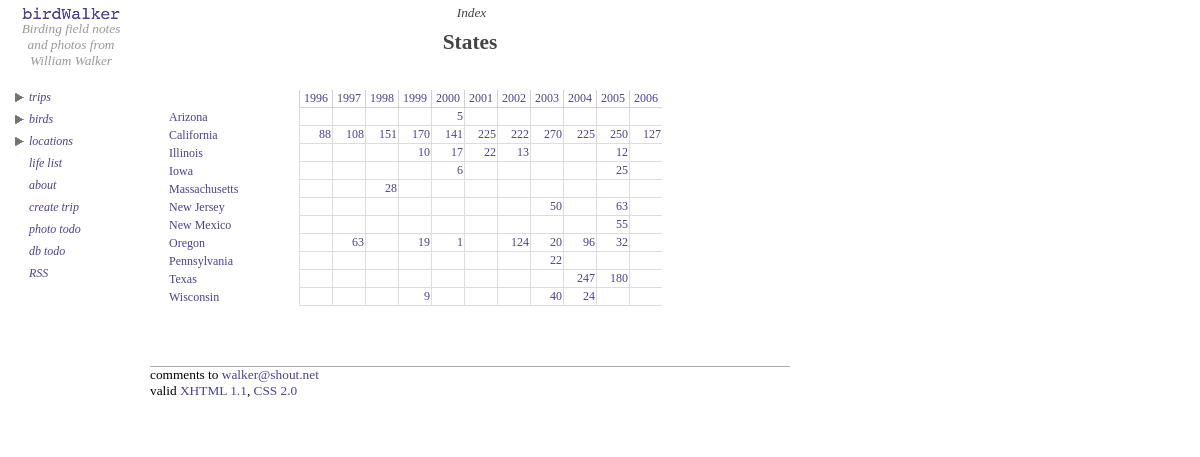
The app's page /stateindex.php with its own data.
### tables this page shows
CREATE TABLE state (
  objectid mediumint(9) NOT NULL auto_increment,
  Name varchar(16) default NULL,
  Abbreviation varchar(16) default NULL,
  Notes text,
  PRIMARY KEY  (objectid)
) TYPE=MyISAM;

### stateindex.php (the view, shortened to what this page needs)
<?php
require_once("./birdwalker.php");
require_once("./request.php");
$stateStats = performQuery("Get State Statistics",
  "SELECT
    location.State,
    count(distinct sighting.SpeciesAbbreviation) AS SpeciesCount,
    year(sighting.TripDate) AS theyear
  FROM location, sighting
  WHERE sighting.LocationName=location.Name
  GROUP BY location.State, theyear
  ORDER BY State, theyear");
$visitedStatesQuery = performQuery("Get List of visited States",
    "SELECT DISTINCT(state.objectid)
      FROM state, location, sighting
      WHERE state.Abbreviation=location.State and location.Name=sighting.LocationName ORDER BY state.Name");
while ($info = mysql_fetch_array($stateStats))
{
	$state = $info["State"];
	$year = $info["theyear"];
	$speciesCount = $info["SpeciesCount"];
	$table[$state][$year] = $speciesCount;
}
?>
    <div class="topright">
      <div class="pagesubtitle">Index</div>
      <div class="pagetitle">States</div>
	</div>
    <div class="contentright">
<table class=metadata cellpadding=1 cellspacing=0 width=80%>
  <tr><td></td><? insertYearLabels() ?></tr>
<? while ($info = mysql_fetch_array($visitedStatesQuery))
   { $id = $info["objectid"];
	 $info = getStateInfo($id);
     $state = $info["Abbreviation"]; ?>
    <tr>
      <td class=firstcell><a href="./statedetail.php?stateid=<?= $info["objectid"] ?>"><?= getStateNameForAbbreviation($state) ?></a></td>
<?	  for ($year = getEarliestYear(); $year <= getLatestYear(); $year++)
	  { ?>
		  <td class=bordered align=right>
<?
		if (array_key_exists($year, $table[$state]))
	    {
			echo "<a href=\"./specieslist.php?stateid=". $id . "&year=" . $year  . "\">" . $table[$state][$year] . "</a>";
		} ?>
         </td>
<?	  } ?>
    </tr>
<? } ?>
</table>
    </div>

### stylesheet.css (style rules this page uses)
.withcontentleft { background-image: url(./images/left.jpg); background-repeat: repeat-y; }
.topright { left: 150px; width: 640px; top: 5px; height: 90px; position: absolute; }
.contentright { font: 10pt "Gill Sans", "Gill Sans MT", SansSerif; left: 150px; width: 640px; top: 90px; padding-bottom: 30px; position: absolute; }
.pagetitle { text-align: center; font: 16pt "Gill Sans", "Gill Sans MT", SansSerif; font-weight: bold; color:#444444; padding-top: 2px }
.pagesubtitle { text-align: center; font: 10pt "Gill Sans", "Gill Sans MT", SansSerif; font-style: italic; color: #444444; padding-bottom: 7px; padding-left: 3px }
.metadata { font: 9pt "Gill Sans", "Gill Sans MT", SansSerif; padding-left: 4px; }
.firstcell { padding-left: 15px; white-space: nowrap; }
.bordered { border-left: solid 1px #DDDDDD; border-bottom: solid 1px #DDDDDD; width: 30px; text-align: right; }
a { color:#484393; text-decoration:none; }

### records on screen
state: getStateNameForAbbreviation($state) "Arizona", Abbreviation "5"
state: getStateNameForAbbreviation($state) "California", Abbreviation "88", Abbreviation "108", Abbreviation "151", Abbreviation "170", Abbreviation "141", Abbreviation "225", Abbreviation "222", Abbreviation "270", Abbreviation "250", Abbreviation "127"
state: getStateNameForAbbreviation($state) "Illinois", Abbreviation "10", Abbreviation "17", Abbreviation "22", Abbreviation "13", Abbreviation "12"
state: getStateNameForAbbreviation($state) "Iowa", Abbreviation "6", Abbreviation "25"
state: getStateNameForAbbreviation($state) "Massachusetts", Abbreviation "28"
state: getStateNameForAbbreviation($state) "New Jersey", Abbreviation "50", Abbreviation "63"
state: getStateNameForAbbreviation($state) "New Mexico", Abbreviation "55"
state: getStateNameForAbbreviation($state) "Oregon", Abbreviation "63", Abbreviation "19", Abbreviation "1", Abbreviation "124", Abbreviation "20", Abbreviation "96", Abbreviation "32"
state: getStateNameForAbbreviation($state) "Pennsylvania", Abbreviation "22"
state: getStateNameForAbbreviation($state) "Texas", Abbreviation "247", Abbreviation "180"
state: getStateNameForAbbreviation($state) "Wisconsin", Abbreviation "9", Abbreviation "40", Abbreviation "24"
